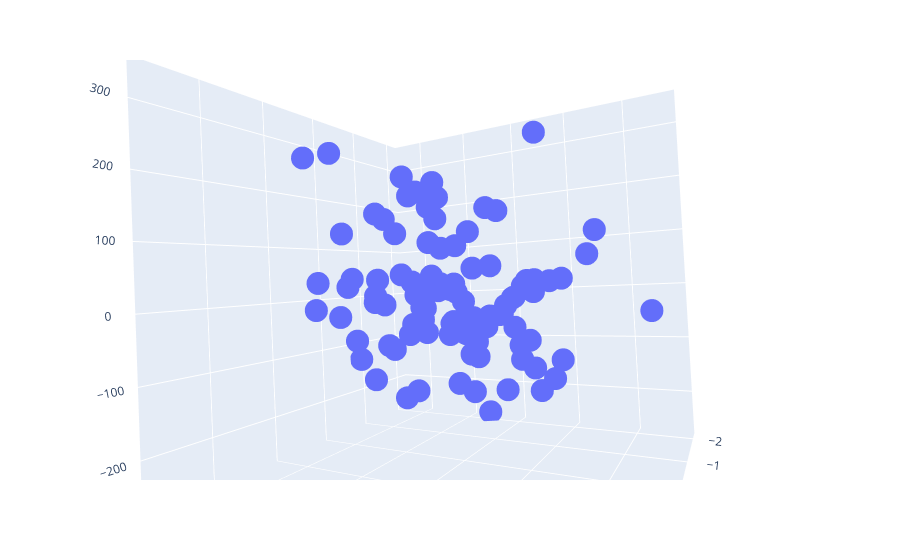

Notebook code for this chart:
### Code cell
px.scatter_3d(df,x='feature1',y='feature2',z='target')
